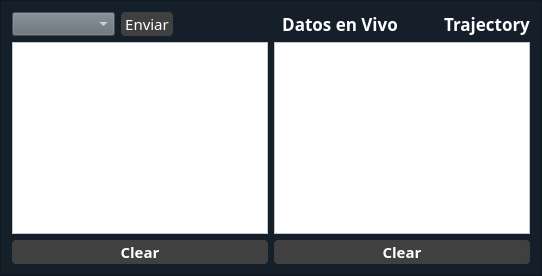
     <widget class="QFrame" name="frame_13">
      <property name="styleSheet">
       <string notr="true">background-color: rgb(20, 31, 41);</string>
      </property>
      <property name="frameShape">
       <enum>QFrame::Shape::StyledPanel</enum>
      </property>
      <property name="frameShadow">
       <enum>QFrame::Shadow::Sunken</enum>
      </property>
      <layout class="QGridLayout" name="gridLayout">
       <item row="0" column="0">
        <layout class="QVBoxLayout" name="verticalLayout">
         <item>
          <layout class="QHBoxLayout" name="horizontalLayout_4" stretch="2,1,2,1,0,1">
           <item>
            <widget class="QComboBox" name="comboBox_command">
             <property name="minimumSize">
              <size>
               <width>0</width>
               <height>24</height>
              </size>
             </property>
             <property name="font">
              <font>
               <family>Louis George Cafe</family>
               <pointsize>11</pointsize>
               <bold>true</bold>
              </font>
             </property>
             <property name="cursor">
              <cursorShape>PointingHandCursor</cursorShape>
             </property>
             <property name="styleSheet">
              <string notr="true">border-color: rgb(64, 64, 64);
color: rgb(255, 255, 255);
background-color: rgb(97, 108, 117);</string>
             </property>
            </widget>
           </item>
           <item>
            <widget class="QPushButton" name="pushButton_send">
             <property name="minimumSize">
              <size>
               <width>0</width>
               <height>24</height>
              </size>
             </property>
             <property name="font">
              <font>
               <family>Louis George Cafe</family>
               <pointsize>11</pointsize>
              </font>
             </property>
             <property name="cursor">
              <cursorShape>PointingHandCursor</cursorShape>
             </property>
             <property name="toolTip">
              <string>&lt;html&gt;&lt;head/&gt;&lt;body&gt;&lt;p&gt;Enviar comando seleccionado&lt;/p&gt;&lt;/body&gt;&lt;/html&gt;</string>
             </property>
             <property name="styleSheet">
              <string notr="true">QPushButton {
                background-color: rgb(64, 64, 64);
                color: rgb(255, 255, 255);
                border: none;
                border-radius: 4px;
            }

            QPushButton:hover {
                background-color: rgb(66, 184, 126);
            }

            QPushButton:pressed {
                background-color: rgb(66, 184, 126);
            }</string>
             </property>
             <property name="text">
              <string>Enviar</string>
             </property>
             <property name="icon">
              <iconset resource="../../../../../../programacion/QtCreator/newUICar/newUICar/recursos.qrc">
               <normaloff>:/Iconos/resources/enviar.png</normaloff>:/Iconos/resources/enviar.png</iconset>
             </property>
            </widget>
           </item>
           <item>
            <spacer name="horizontalSpacer_2">
             <property name="orientation">
              <enum>Qt::Orientation::Horizontal</enum>
             </property>
             <property name="sizeHint" stdset="0">
              <size>
               <width>40</width>
               <height>20</height>
              </size>
             </property>
            </spacer>
           </item>
           <item>
            <widget class="QPushButton" name="pushButton_live">
             <property name="font">
              <font>
               <family>Louis George Cafe</family>
               <pointsize>13</pointsize>
               <bold>true</bold>
              </font>
             </property>
             <property name="cursor">
              <cursorShape>PointingHandCursor</cursorShape>
             </property>
             <property name="toolTip">
              <string>&lt;html&gt;&lt;head/&gt;&lt;body&gt;&lt;p&gt;Iniciar los datos en vivo&lt;/p&gt;&lt;/body&gt;&lt;/html&gt;</string>
             </property>
             <property name="styleSheet">
              <string notr="true">QPushButton {
                background-color: rgba(255, 255, 255, 0);
                
				
				
	color: rgb(255, 255, 255);
                border: none;
                border-radius: 4px;
            }

            QPushButton:hover {
                color: #41A3F2;
            }

            QPushButton:pressed {
                color: #41A3F2;
            }
QPushButton:checked {
                color: #41A3F2;
            }</string>
             </property>
             <property name="text">
              <string>Datos en Vivo</string>
             </property>
             <property name="icon">
              <iconset resource="../../../../../../programacion/QtCreator/newUICar/newUICar/recursos.qrc">
               <normaloff>:/Iconos/resources/transferencia-de-datos.png</normaloff>:/Iconos/resources/transferencia-de-datos.png</iconset>
             </property>
             <property name="checkable">
              <bool>true</bool>
             </property>
            </widget>
           </item>
           <item>
            <spacer name="horizontalSpacer_7">
             <property name="orientation">
              <enum>Qt::Orientation::Horizontal</enum>
             </property>
             <property name="sizeHint" stdset="0">
              <size>
               <width>40</width>
               <height>20</height>
              </size>
             </property>
            </spacer>
           </item>
           <item>
            <widget class="QPushButton" name="pushButton_confWifi">
             <property name="font">
              <font>
               <family>Louis George Cafe</family>
               <pointsize>13</pointsize>
               <bold>true</bold>
              </font>
             </property>
             <property name="cursor">
              <cursorShape>PointingHandCursor</cursorShape>
             </property>
             <property name="toolTip">
              <string>&lt;html&gt;&lt;head/&gt;&lt;body&gt;&lt;p&gt;Abrir pagina para configurar WiFi&lt;/p&gt;&lt;/body&gt;&lt;/html&gt;</string>
             </property>
             <property name="styleSheet">
              <string notr="true">QPushButton {
                background-color: rgba(255, 255, 255, 0);
                color: rgb(255, 255, 255);
                border: none;
                border-radius: 4px;
            }

            QPushButton:hover {
                color: #ff5853;
            }

            QPushButton:pressed {
                color: #ff5853;
            }
QPushButton:checked {
                color: #fd413c;
            }</string>
             </property>
             <property name="text">
              <string>Trajectory</string>
             </property>
             <property name="icon">
              <iconset resource="../../../../../../programacion/QtCreator/newUICar/newUICar/recursos.qrc">
               <normaloff>:/Iconos/resources/wifi.png</normaloff>:/Iconos/resources/wifi.png</iconset>
             </property>
            </widget>
           </item>
          </layout>
         </item>
         <item>
          <layout class="QHBoxLayout" name="horizontalLayout">
           <item>
            <widget class="QPlainTextEdit" name="plainTextEdit_2">
             <property name="minimumSize">
              <size>
               <width>228</width>
               <height>142</height>
              </size>
             </property>
             <property name="styleSheet">
              <string notr="true">color: rgb(0, 0, 0);
background-color: rgb(255, 255, 255);</string>
             </property>
             <property name="readOnly">
              <bool>true</bool>
             </property>
            </widget>
           </item>
           <item>
            <widget class="QPlainTextEdit" name="plainTextEdit">
             <property name="minimumSize">
              <size>
               <width>228</width>
               <height>142</height>
              </size>
             </property>
             <property name="styleSheet">
              <string notr="true">color: rgb(0, 0, 0);
background-color: rgb(255, 255, 255);</string>
             </property>
             <property name="readOnly">
              <bool>true</bool>
             </property>
            </widget>
           </item>
          </layout>
         </item>
         <item>
          <layout class="QHBoxLayout" name="horizontalLayout_52">
           <item>
            <widget class="QPushButton" name="pushButton_clear">
             <property name="minimumSize">
              <size>
               <width>0</width>
               <height>24</height>
              </size>
             </property>
             <property name="font">
              <font>
               <family>Louis George Cafe</family>
               <pointsize>11</pointsize>
               <bold>true</bold>
              </font>
             </property>
             <property name="cursor">
              <cursorShape>PointingHandCursor</cursorShape>
             </property>
             <property name="styleSheet">
              <string notr="true">QPushButton {
                color: rgb(255, 255, 255);
                background-color: rgb(64, 64, 64);
                border-radius: 4px;
            }
            
            QPushButton:hover {
                background-color: #ff5853;
            }</string>
             </property>
             <property name="text">
              <string>Clear</string>
             </property>
             <property name="icon">
              <iconset resource="../../../../../../programacion/QtCreator/newUICar/newUICar/recursos.qrc">
               <normaloff>:/Iconos/resources/eliminar.png</normaloff>:/Iconos/resources/eliminar.png</iconset>
             </property>
            </widget>
           </item>
           <item>
            <widget class="QPushButton" name="pushButton_clear_2">
             <property name="minimumSize">
              <size>
               <width>0</width>
               <height>24</height>
              </size>
             </property>
             <property name="font">
              <font>
               <family>Louis George Cafe</family>
               <pointsize>11</pointsize>
               <bold>true</bold>
              </font>
             </property>
             <property name="cursor">
              <cursorShape>PointingHandCursor</cursorShape>
             </property>
             <property name="styleSheet">
              <string notr="true">QPushButton {
                color: rgb(255, 255, 255);
                background-color: rgb(64, 64, 64);
                border-radius: 4px;
            }
            
            QPushButton:hover {
                background-color: #ff5853;
            }</string>
             </property>
             <property name="text">
              <string>Clear</string>
             </property>
             <property name="icon">
              <iconset resource="../../../../../../programacion/QtCreator/newUICar/newUICar/recursos.qrc">
               <normaloff>:/Iconos/resources/eliminar.png</normaloff>:/Iconos/resources/eliminar.png</iconset>
             </property>
            </widget>
           </item>
          </layout>
         </item>
        </layout>
       </item>
      </layout>
     </widget>
